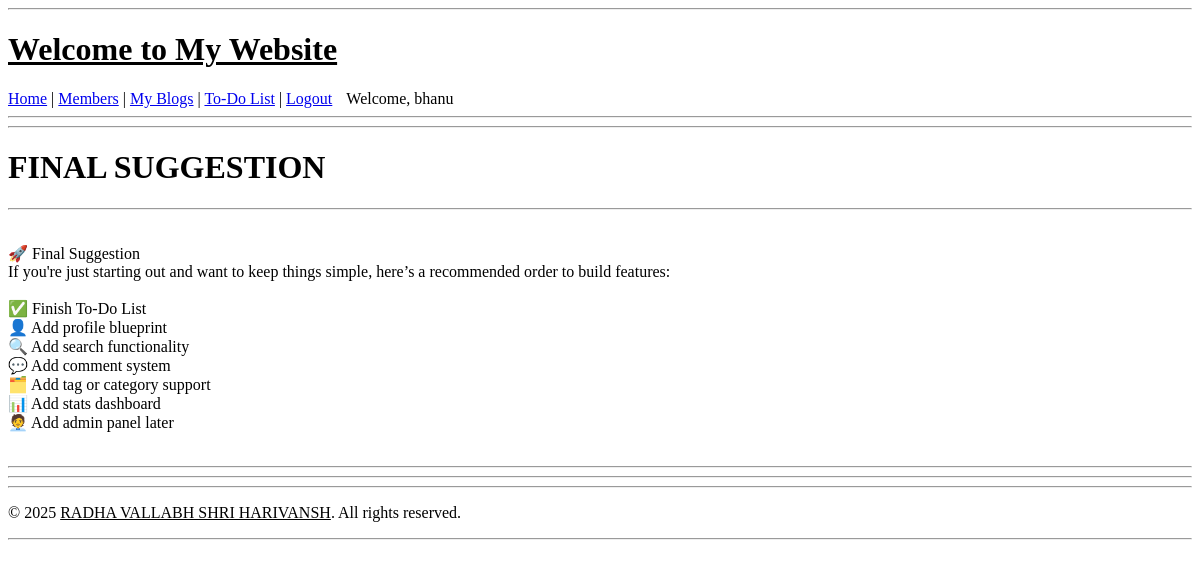
The app's page /blog/blog/3 (signed in) with its own data.
### myapp/models.py (models this page shows, shortened)
class User(UserMixin , db.Model):
    id = db.Column(db.Integer, primary_key=True)
    username = db.Column(db.String(80), unique=True, nullable=False)
    password = db.Column(db.String(200), nullable=False)

class BlogPost(db.Model):
    id = db.Column(db.Integer, primary_key=True)
    title = db.Column(db.String(100), nullable=False)
    content = db.Column(db.Text, nullable=False)
    is_public = db.Column(db.Boolean, default=False)
    author_id = db.Column(db.Integer, db.ForeignKey('user.id'), nullable=False)
    author = db.relationship('User', backref=db.backref('blog_posts', lazy=True))

### myapp/blog/routes.py (the view)
@blog.route('/blog/<int:blog_id>')
def blog_detail(blog_id):
    blog = BlogPost.query.get_or_404(blog_id)
    if not blog.is_public and (not current_user.is_authenticated or blog.author != current_user):
        flash("This blog is private.", "error")
        return redirect(url_for("home.index"))
    return render_template("blog_detail.html", blog=blog)

### myapp/__init__.py (called while the page is built)
def create_app():
    app = Flask(__name__)
    app.config.from_object(Config)
    db.init_app(app)
    login_manager.init_app(app)
    login_manager.login_view = 'auth.login'
    @login_manager.user_loader
    def load_user(user_id):
        return User.query.get(int(user_id))
    app.register_blueprint(auth, url_prefix='/auth')
    app.register_blueprint(blog, url_prefix='/blog')
    app.register_blueprint(todo, url_prefix='/todo')
    app.register_blueprint(home, url_prefix='/')
    with app.app_context():
        db.create_all()  # create tables if not exist
    return app

### myapp/blog/templates/blog/blog_detail.html (shortened to what this page needs)
{% extends "base.html" %}
{% block content %}
<h1>{{ blog.title }}</h1>
<hr>
<div>
 <pre style="white-space: pre-wrap; font-family: inherit;">
{{ blog.content }}
</pre>
</div>
  <hr>
{% endblock %}

### myapp/templates/base.html (shortened to what this page needs)
<!DOCTYPE html>
<html lang="en">
<head>
</head>
<body>
  <header><hr>
    {% block header %}
        <u><h1>Welcome to My Website</h1></u>
<nav>
  <a href="{{ url_for('home.index') }}">Home</a> |
    <a href="{{ url_for('home.members') }}">Members</a> |
  {% if current_user.is_authenticated %}
    <a href="{{ url_for('blog.my_blogs') }}">My Blogs</a> |
    <a href="{{ url_for('todo.index') }}">To-Do List</a> |
    <a href="{{ url_for('auth.logout') }}">Logout</a>
    <span style="margin-left:10px;">Welcome, {{ current_user.username }}</span>
  {% else %}
    <a href="{{ url_for('auth.login') }}">Login</a>
  {% endif %}
</nav>
    {% endblock header %}
    <hr>
  </header>
  <main><hr>
    {% block content %}{% endblock content %}<hr>
  </main>
  <footer> <hr>
    {% block footer %}
        <p>&copy; 2025 <u>RADHA VALLABH SHRI HARIVANSH</u>. All rights reserved.</p>
    {% endblock footer %}
    <hr>
  </footer>
</body>
</html>

### records on screen
User: username "bhanu"
BlogPost: title "FINAL SUGGESTION", content "🚀 Final Suggestion If you're just starting out and want to keep things simple, here’s a recommended order to build features: ✅ Finish To-Do List 👤 Add profile blueprint 🔍 Add search functionality 💬 Add comment system 🗂️ Add tag or category support 📊 Add stats dashboard 🧑‍💼 Add admin panel later"
